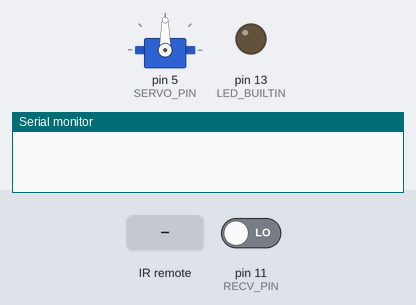
Recording of a sketch running on a simulated Arduino Uno, built with avr-gcc and run on an emulated ATmega328P. Shown: servo, output pins drawn as LEDs (lit = HIGH), the last lines printed to the serial monitor. The test bench sets the inputs (shaded band); at power-on: pin 11 (RECV_PIN) LOW. Sleep ends after the set time or at an interrupt.

Above: at 1.2 s.
1.3 s: infrared code 0xFF6897 received
At 2.5 s:
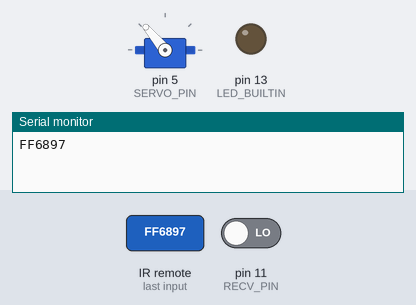
2.8 s: pin 11 (RECV_PIN) driven HIGH
At 3.7 s:
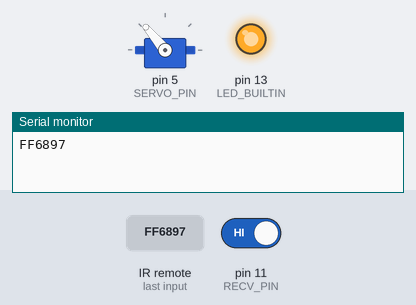
5.8 s: pin 11 (RECV_PIN) driven LOW
At 8.6 s:
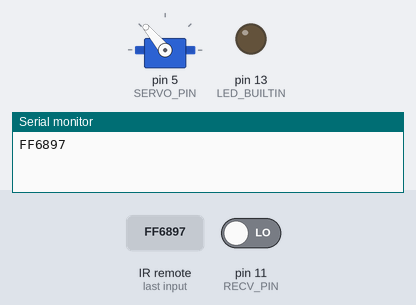
Timing chart, 0 to 10.1 s (numbered marks = the images above; inputs shaded):
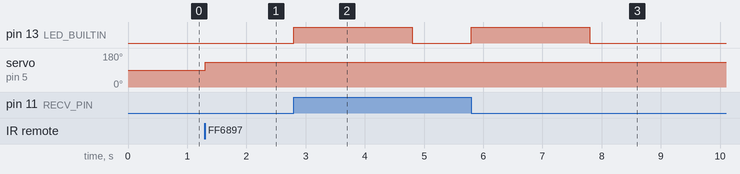

The sketch:

servo_and_recv.ino
```cpp
// Include IR Remote Library
#include <IRremote.h>
#include <avr/sleep.h>
#include <avr/power.h>

// Include Servo Library
#include <Servo.h>

const byte LED_PIN = 8;

const unsigned long BAUD_RATE = 115200;

// Define Receiver Pin
const byte RECV_PIN = 11;

// Define servo initial position
int pos = 90;

// Define Servo Pin
const int SERVO_PIN = 5;

// no-activity timeout in milliseconds
const unsigned long NO_ACTIVITY_TIMEOUT = 2000;

// Define IR Receiver, results and servo
IRrecv irrecv(RECV_PIN);
Servo myservo;
decode_results results;

EMPTY_INTERRUPT (PCINT0_vect);

void setup() {
  // put your setup code here, to run once:
  // start the receiver
  Serial.begin(BAUD_RATE);
  irrecv.enableIRIn();

  // attach the servo
  myservo.attach(SERVO_PIN);

  // start with Servo in center
  myservo.write(90);

  pinMode(LED_BUILTIN, OUTPUT);

}

void loop() {
  // put your main code here, to run repeatedly:
    static unsigned long lastActivity;  // when we last woke
  // sleep if no activity for a while
  if (millis () - lastActivity >= NO_ACTIVITY_TIMEOUT)
    {
    Serial.flush ();  // wait for Serial to finish outputting
    Serial.end ();    // shut down Serial

    noInterrupts ();  // timed sequence coming up

    // pin change interrupt for D11
    PCMSK0 |= bit (PCINT3);  // want pin 11
    PCIFR  |= bit (PCIF0);   // clear any outstanding interrupts
    PCICR  |= bit (PCIE0);   // enable pin change interrupts for D8 to D13

    set_sleep_mode (SLEEP_MODE_STANDBY);
    sleep_enable();

    byte old_ADCSRA = ADCSRA;
    // disable ADC to save power
    ADCSRA = 0;
    digitalWrite(LED_BUILTIN, LOW);
    power_all_disable ();  // turn off various modules
    interrupts ();
    sleep_cpu ();
    sleep_disable();
    digitalWrite(LED_BUILTIN, HIGH);
    power_all_enable ();   // enable modules again
    ADCSRA = old_ADCSRA;   // re-enable ADC conversion
    Serial.begin(BAUD_RATE);
    lastActivity = millis ();
    }  // end of no activity for a couple of seconds


  if (irrecv.decode(&results)) // chech if a code has been received
  {
    pinMode(LED_PIN, OUTPUT);
    digitalWrite(LED_PIN, HIGH);

    Serial.println(results.value, HEX);
    if (results.value == 0xFF6897) {
      if (pos == 90 || pos == 60) {
        pos = 130;
      }
      else if (pos == 130 ) {
        pos = 60;
      }
      myservo.write(pos);
    }
  pinMode(LED_PIN, INPUT);
  digitalWrite(LED_PIN, LOW);
  delay(500);
  irrecv.resume();
  }
}
```

Measured:
- after the input at 1.3 s, servo on pin 5 (SERVO_PIN): 90° → 130° at once
- after the input at 2.8 s, pin 13 (LED_BUILTIN): LOW → HIGH at once, → LOW 2.0 s later
- after the input at 5.8 s, pin 13 (LED_BUILTIN): LOW → HIGH at once, → LOW 2.0 s later
